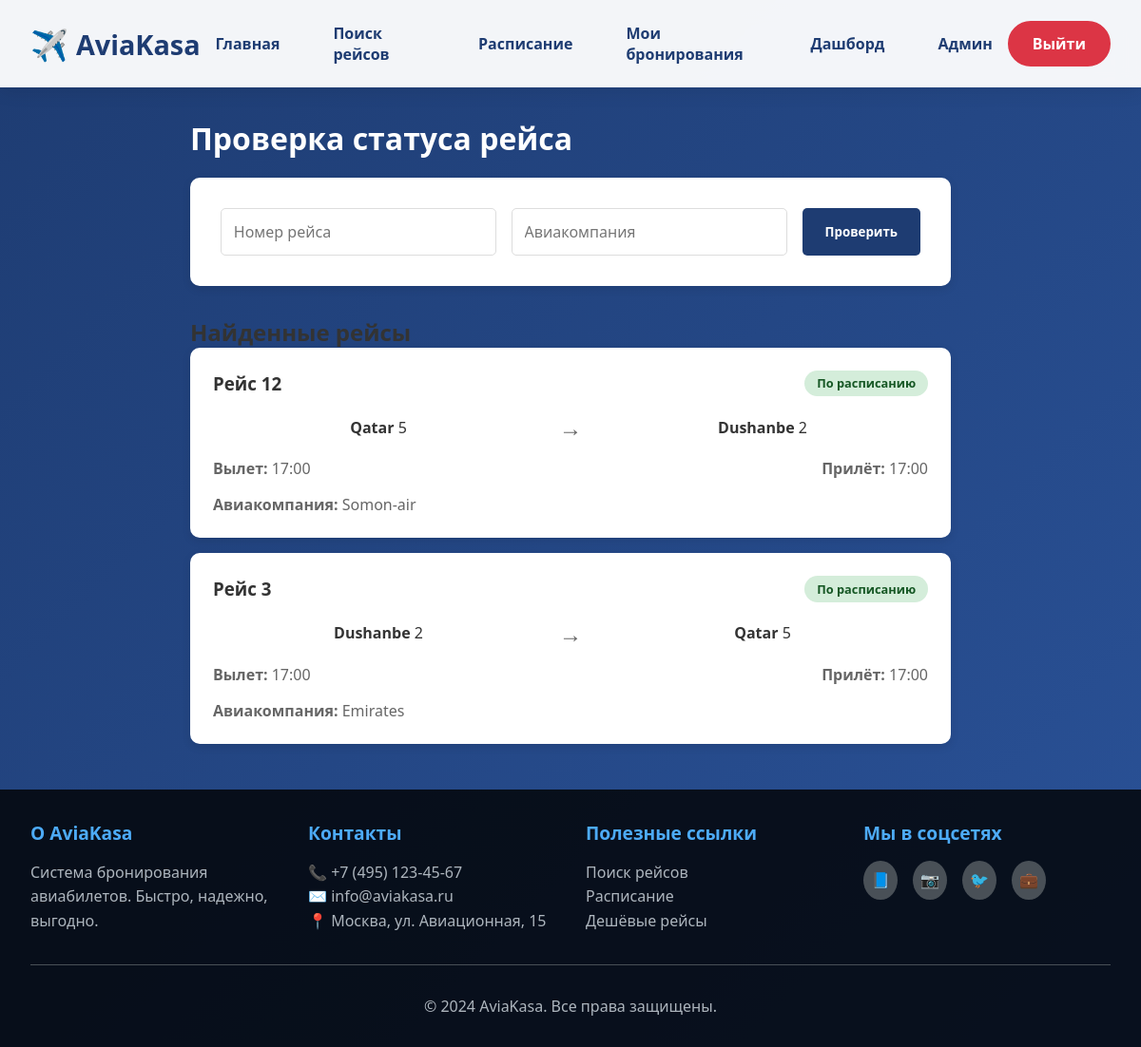
Page /flight-status/ (signed in) on the committed database.
### admin_tikket/models.py (models this page shows, shortened)
class Flights(models.Model):
    airline_id = models.ForeignKey(Airline,on_delete=models.CASCADE)
    aircraft_id = models.ForeignKey(Aircraft,on_delete=models.CASCADE)
    flight_number = models.IntegerField()
    departure_airport = models.ForeignKey(Airport, on_delete=models.CASCADE ,related_name='departures')
    arrival_airport = models.ForeignKey(Airport , on_delete=models.CASCADE ,related_name='arrivals')
    departure_time = models.DateTimeField(auto_now_add=True)
    arrival_time = models.DateTimeField(auto_now_add=True)
    base_price = models.IntegerField()
    image = models.ImageField()

class Airport(models.Model):
    code = models.IntegerField()
    name = models.CharField(max_length=200,unique=True)
    country = models.CharField(max_length=100)
    city = models.CharField(max_length=100)

class Airline(models.Model):
    name = models.CharField(max_length=100)
    code = models.IntegerField()
    logo = models.ImageField()

### admin_tikket/views.py (the view)
# urls.py: path("flight-status/", flight_status, name="flight_status"),
def flight_status(request):
    flight_number = request.GET.get('flight_number', '')
    airline_name = request.GET.get('airline', '')
    date = request.GET.get('date', '')
    flights = Flights.objects.all()
    if flight_number:
        flights = flights.filter(Q(flight_number__icontains=flight_number))
    if airline_name:
        flights = flights.filter(Q(airline_id__name__icontains=airline_name))
    if date:
        flights = flights.filter(Q(departure_time__date=date))
    return render(request, 'flight_status.html', {'flights': flights})

### template/flight_status.html (shortened to what this page needs)
{% extends 'base.html' %}
{% block main %}
<div class="status-container">
    <h1 style="color: white; margin-bottom: 20px;">Проверка статуса рейса</h1>
    <form method="get" class="status-form">
        <div class="form-group">
            <input type="text" name="flight_number" placeholder="Номер рейса" value="{{ request.GET.flight_number }}">
            <input type="text" name="airline" placeholder="Авиакомпания" value="{{ request.GET.airline }}">
            <button type="submit" class="btn btn-primary">Проверить</button>
        </div>
    </form>
    {% if flights %}
    <div class="results">
        <h2>Найденные рейсы</h2>
        {% for flight in flights %}
        <div class="status-card">
            <div class="status-header">
                <h3>Рейс {{ flight.flight_number }}</h3>
                <span class="status-badge on-time">По расписанию</span>
            </div>
            <div class="flight-info">
                <div class="route">
                    <div class="airport">
                        <strong>{{ flight.departure_airport.city }}</strong>
                        <span>{{ flight.departure_airport.code }}</span>
                    </div>
                    <div class="arrow">→</div>
                    <div class="airport">
                        <strong>{{ flight.arrival_airport.city }}</strong>
                        <span>{{ flight.arrival_airport.code }}</span>
                    </div>
                </div>
                <div class="times">
                    <div class="time">
                        <strong>Вылет:</strong>
                        <span>{{ flight.departure_time|date:"H:i" }}</span>
                    </div>
                    <div class="time">
                        <strong>Прилёт:</strong>
                        <span>{{ flight.arrival_time|date:"H:i" }}</span>
                    </div>
                </div>
                <div class="airline">
                    <strong>Авиакомпания:</strong>
                    <span>{{ flight.airline_id.name }}</span>
                </div>
            </div>
        </div>
        {% endfor %}
    </div>
    {% elif request.GET.flight_number %}
    <div class="no-results">
        <p>Рейсы не найдены</p>
    </div>
    {% endif %}
</div>
{% endblock %}

### template/base.html (style rules this page uses)
* { margin: 0; padding: 0; box-sizing: border-box; font-family: 'Segoe UI', Tahoma, Geneva, Verdana, sans-serif; }
body { background: linear-gradient(135deg, #1e3c72 0%, #2a5298 100%); color: #333; min-height: 100vh; display: flex; flex-direction: column; }

### template/flight_status.html (style rules this page uses)
.status-container { max-width: 800px; margin: 0 auto; }
.status-form { background: white; padding: 2rem; border-radius: 10px; box-shadow: 0 3px 10px rgba(0,0,0,0.1); margin-bottom: 2rem; }
.form-group { display: flex; gap: 1rem; }
.form-group input { flex: 1; padding: 0.8rem; border: 1px solid #ddd; border-radius: 5px; font-size: 1rem; }
.btn { padding: 0.8rem 1.5rem; border: none; border-radius: 5px; font-weight: 600; cursor: pointer; transition: all 0.3s ease; }
.btn-primary { background: #1e3c72; color: white; }
.status-card { background: white; padding: 1.5rem; border-radius: 10px; box-shadow: 0 3px 10px rgba(0,0,0,0.1); margin-bottom: 1rem; }
.status-header { display: flex; justify-content: space-between; align-items: center; margin-bottom: 1rem; }
.status-badge { padding: 0.3rem 0.8rem; border-radius: 15px; font-size: 0.8rem; font-weight: 600; }
.status-badge.on-time { background: #d4edda; color: #155724; }
.route { display: flex; align-items: center; justify-content: space-between; margin-bottom: 1rem; }
.airport { text-align: center; flex: 1; }
.arrow { font-size: 1.5rem; color: #666; margin: 0 1rem; }
.times { display: flex; justify-content: space-between; margin-bottom: 1rem; color: #666; }
.airline { color: #666; }

### rows in the picture
Flights: flight_number "12", departure_airport.city "Qatar", departure_airport.code "5", arrival_airport.city "Dushanbe", arrival_airport.code "2", departure_time "17:00", arrival_time "17:00", airline_id.name "Somon-air"
Flights: flight_number "3", departure_airport.city "Dushanbe", departure_airport.code "2", arrival_airport.city "Qatar", arrival_airport.code "5", departure_time "17:00", arrival_time "17:00", airline_id.name "Emirates"
